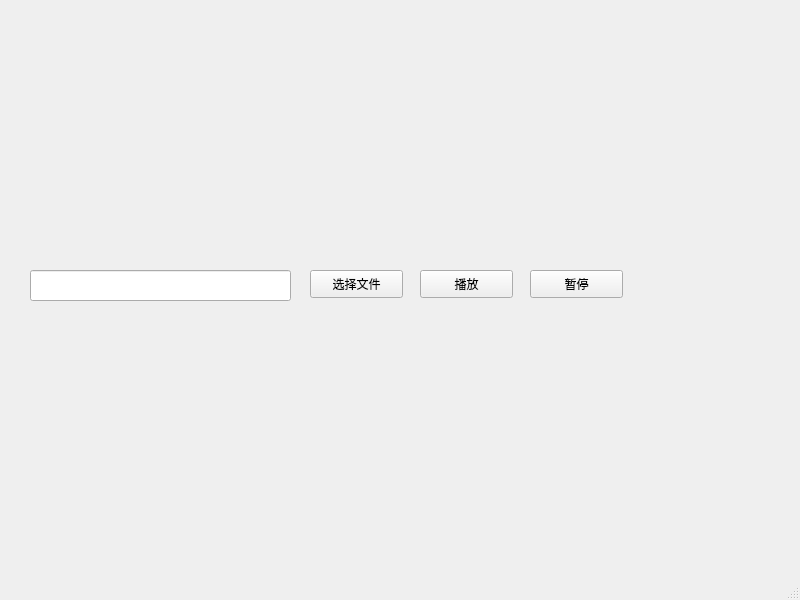
<?xml version="1.0" encoding="UTF-8"?>
<ui version="4.0">
 <class>MainWindow</class>
 <widget class="QMainWindow" name="MainWindow">
  <property name="geometry">
   <rect>
    <x>0</x>
    <y>0</y>
    <width>800</width>
    <height>600</height>
   </rect>
  </property>
  <property name="windowTitle">
   <string>MainWindow</string>
  </property>
  <widget class="QWidget" name="centralwidget">
   <widget class="QPushButton" name="selectFileButton">
    <property name="geometry">
     <rect>
      <x>310</x>
      <y>270</y>
      <width>93</width>
      <height>28</height>
     </rect>
    </property>
    <property name="text">
     <string>选择文件</string>
    </property>
   </widget>
   <widget class="QPushButton" name="playButton">
    <property name="geometry">
     <rect>
      <x>420</x>
      <y>270</y>
      <width>93</width>
      <height>28</height>
     </rect>
    </property>
    <property name="text">
     <string>播放</string>
    </property>
   </widget>
   <widget class="QPushButton" name="pauseButton">
    <property name="geometry">
     <rect>
      <x>530</x>
      <y>270</y>
      <width>93</width>
      <height>28</height>
     </rect>
    </property>
    <property name="text">
     <string>暂停</string>
    </property>
   </widget>
   <widget class="QLineEdit" name="lineEdit">
    <property name="geometry">
     <rect>
      <x>30</x>
      <y>270</y>
      <width>261</width>
      <height>31</height>
     </rect>
    </property>
   </widget>
  </widget>
  <widget class="QMenuBar" name="menubar">
   <property name="geometry">
    <rect>
     <x>0</x>
     <y>0</y>
     <width>800</width>
     <height>26</height>
    </rect>
   </property>
  </widget>
  <widget class="QStatusBar" name="statusbar"/>
 </widget>
 <resources/>
 <connections/>
</ui>
